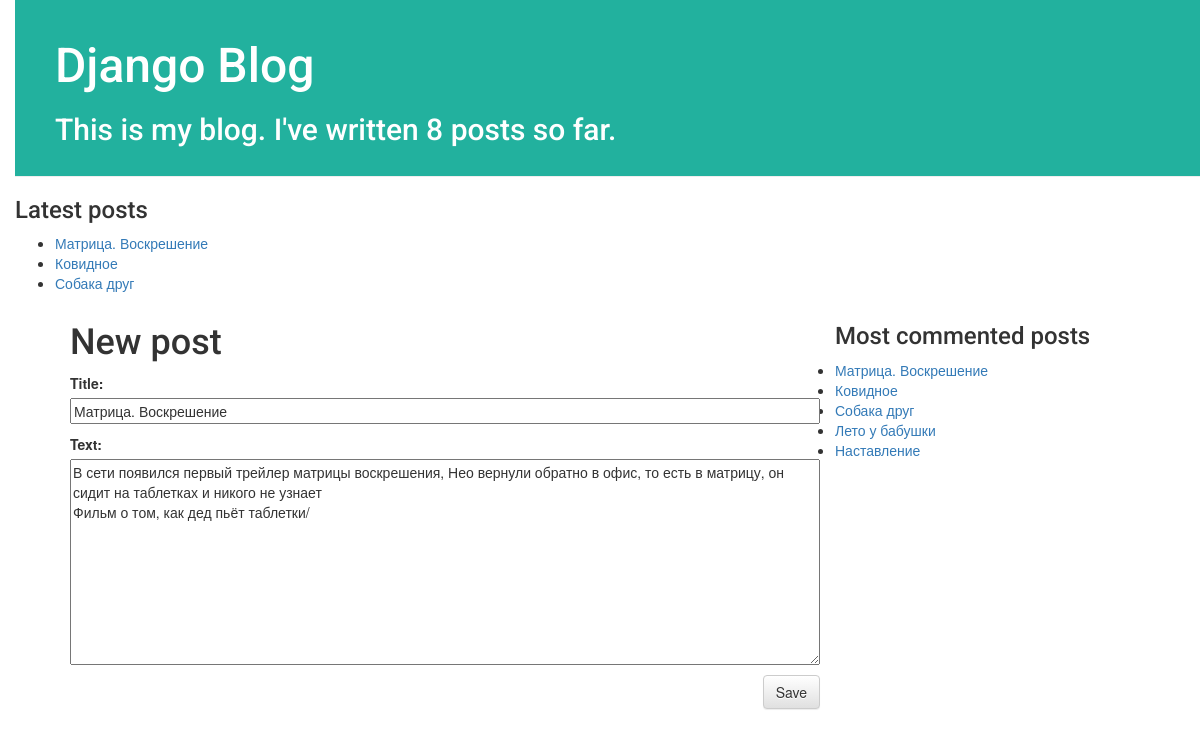
Page /post/matrica-voskreshenie/edit/ on the committed database.
### blog/models.py (models this page shows, shortened)
class Post(models.Model):
    author = models.ForeignKey(settings.AUTH_USER_MODEL, on_delete=models.CASCADE)
    slug = models.SlugField(max_length=250, unique_for_date='published_date')
    title = models.CharField(max_length=200)
    text = models.TextField()
    created_date = models.DateTimeField(default=timezone.now)
    published_date = models.DateTimeField(blank=True, null=True)
    tags = TaggableManager()
    def get_absolute_url(self):
        return reverse('blog:post_detail',
                        args=[self.slug])

### blog/views.py (the view)
# urls.py: path('post/<slug:slug>/edit/', views.post_edit, name='post_edit'),
def post_edit(request, slug):
    print('post_EDIT')
    post = get_object_or_404(Post, slug=slug)
    if request.method == "POST":
        form = PostForm(request.POST, instance=post)
        if form.is_valid():
            post = form.save(commit=False)
            post.author = request.user
            post.published_date = timezone.now()
            post.save()
            return redirect('blog:post_detail', slug=post.slug)
    else:
        form = PostForm(instance=post)
    return render(request, 'blog/post_edit.html', {'form': form})

### blog/forms.py
class PostForm(forms.ModelForm):
    class Meta:
        model = Post
        fields = ('title', 'text', 'tags')

### blog/templatetags/blog_tags.py (called while the page is built)
@register.simple_tag
def total_posts():
    return Post.objects.filter(published_date__lte=timezone.now()).count()

@register.inclusion_tag('blog/latest_posts.html')
def show_latest_posts(count=5):
    latest_posts = Post.objects.filter(published_date__lte=timezone.now())[:count]
    return {'latest_posts': latest_posts}

@register.simple_tag
def get_most_commented_posts(count=5):
    return Post.objects.annotate(total_comments=Count('comments'))[:count]

### blog/templates/blog/post_edit.html
{% extends 'blog/base.html' %}
{% block content %}
    <h1>New post</h1>
    <form method="POST" class="post-form">{% csrf_token %}
        {{ form.as_p }}
        <button type="submit" class="save btn btn-default">Save</button>
    </form>
{% endblock %}

### blog/templates/blog/base.html (shortened to what this page needs)
{% load blog_tags %}
{% load static %}
<html>
    <head>
        <link rel="stylesheet" href="//maxcdn.bootstrapcdn.com/bootstrap/3.2.0/css/bootstrap.min.css">
    <link rel="stylesheet" href="//maxcdn.bootstrapcdn.com/bootstrap/3.2.0/css/bootstrap-theme.min.css">
    <link rel="stylesheet" href="{% static 'css/blog.css' %}">
    </head>
    <body>
    <div class="page-header">
        <h1><a href="/">Django Blog</a></h1>
        <h2>This is my blog. I've written {% total_posts %} posts so far.</h2>
    </div>
            <h3>Latest posts</h3>
            {% show_latest_posts 3 %}
    <div class="content container">
        <div class="row">
            <div class="col-md-8">
            {% block content %}
            {% endblock %}
            </div>
            <h3>Most commented posts</h3>
{% get_most_commented_posts as most_commented_posts %}
<ul>
    {% for post in most_commented_posts %}
        <li>
            <a href="{{ post.get_absolute_url }}">{{ post.title }}</a>
        </li>
    {% endfor %}
</ul>
        </div>
    </div>
</body>
</html>

### blog/templates/blog/latest_posts.html
<ul>
    {% for post in latest_posts %}
        <li>
            <a href="{{ post.get_absolute_url }}">{{ post.title }}</a>
        </li>
    {% endfor %}
</ul>

### blog/static/css/blog.css (style rules this page uses)
h1 a { color: #303F9F; font-family: 'Roboto', sans-serif; }
h2 { color: rgb(255, 255, 255); font-family: 'Roboto', sans-serif; }
body { padding-left: 15px; }
.page-header { background-color: rgb(34, 177, 158); margin-top: 0; padding: 20px 20px 20px 40px; }
.page-header h1, .page-header h1 a, .page-header h1 a:visited, .page-header h1 a:active { color: #ffffff; font-size: 36pt; text-decoration: none; }
.content { margin-left: 40px; }
h1, h2, h3, h4 { font-family: 'Roboto', sans-serif; }
.save { float: right; }
.post-form textarea, .post-form input { width: 100%; }

### rows in the picture
Post: title "Матрица. Воскрешение", text "В сети появился первый трейлер матрицы воскрешения, Нео вернули обратно в офис, то есть в матрицу, он сидит на таблетках и никого не узнает Фильм о том, как дед пьёт таблетки/"
Post: title "Ковидное"
Post: title "Собака друг"
Post: title "Лето у бабушки"
Post: title "Наставление"
